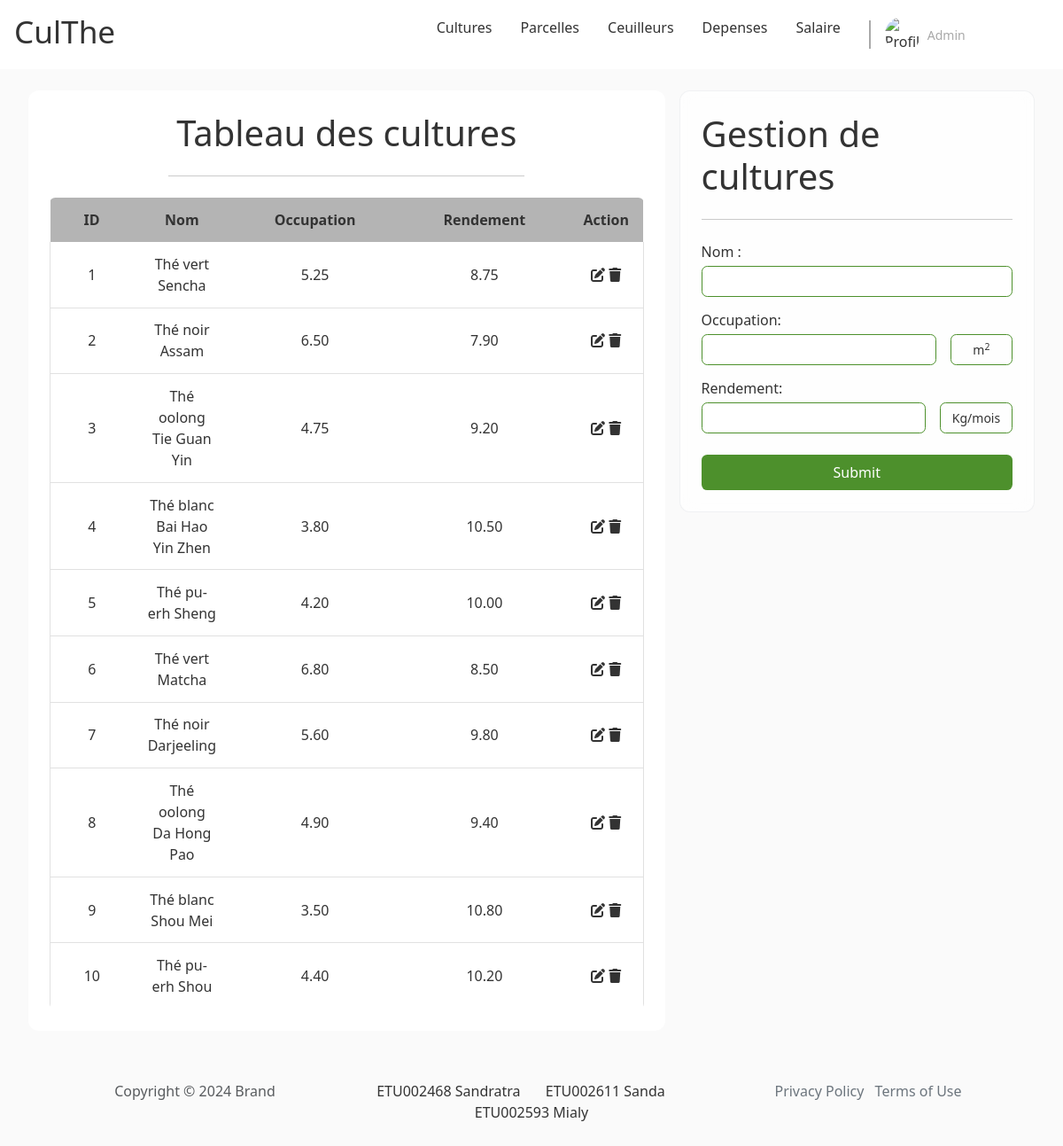
Page /pages/admin/main.php?page=the on the committed database.
### tables this page shows
CREATE TABLE culthe_variete_the(
    id INT PRIMARY KEY AUTO_INCREMENT,
    nom VARCHAR(50) NOT NULL,
    occupation DECIMAL(10,2) NOT NULL,
    rendement DECIMAL(10,2) NOT NULL,
    CHECK(occupation > 0 AND rendement > 0)
);

### inc/connexion.php (called while the page is built)
<?php
    function dbconnect(){
        static $connect = null;
        if ($connect===null) {
            $connect = mysqli_connect('localhost','root','','culthe');
        }
        return $connect;
    }
?>

### inc/admin/function_variete_the.php (called while the page is built, shortened)
<?php
    function get_all_variete_the(){
        $request = "SELECT * FROM culthe_variete_the";
        $temp = mysqli_query(dbconnect(),$request);
        $result = [];
        while($donne = mysqli_fetch_array($temp)){
            $result[] = $donne;
        }
        return $result;
    }
?>

### pages/admin/the.php (the view, shortened to what this page needs)
<?php
    $list_variete_the = get_all_variete_the();
?>
<div class="body double-col">
        <section class="left">
            <h1 class="section__title">Tableau des cultures</h1>
            <hr class="section__sep">
            <div class="section__content">
                <table id="table">
                    <tr>
                        <th class="id number">ID</th>
                        <th class="name">Nom</th>
                        <th class="occupation">Occupation</th>
                        <th class="rendement">Rendement</th>
                        <th>Action</th>
                    </tr>
                    <?php for($i=0; $i<count($list_variete_the); $i++){ ?>
                    <tr>
                        <td class="id number"><?php echo($list_variete_the[$i]['id']); ?></td>
                        <td class="surface"><?php echo($list_variete_the[$i]['nom']); ?></td>
                        <td class="name"><?php echo($list_variete_the[$i]['occupation']); ?></td>
                        <td class="rendement"><?php echo($list_variete_the[$i]['rendement']); ?></td>
                        <td>
                            <a href="#" class="edit-btn"><i class="fa fa-edit"></i></a>
                            <a href="#" class="delete-btn"><i class="fa fa-trash"></i></a>
                        </td>
                    </tr>
                <?php } ?>
                </table>
            </div>
        </section>
        <section class="right">
            <form action="../../handler/admin/the_handler.php" method="post" id="login-form" class="form">
                <h1 class="form__title">Gestion de cultures</h1>
                <hr class="form__sep">
                <div class="form__content">
                    <div class="form__input vertical">
                        <label for="nom" class="form__label">Nom : </label>
                        <div>
                            <input type="text" name="nom" id="nom" class="form__input-field" />
                        </div>
                    </div>
                    <div class="form__input vertical">
                        <label for="occupation" class="form__label">Occupation:</label>
                        <div>
                            <input type="number" name="occupation" id="occupation" class="form__input-field" />
                            <span class="form__input-field unit">m<sup>2</sup></span>
                        </div>
                    </div>
                    <div class="form__input vertical">
                        <label for="rendement" class="form__label">Rendement:</label>
                        <div>
                            <input type="number" name="rendement" id="rendement" class="form__input-field" />
                            <span class="form__input-field unit">Kg/mois</span>
                        </div>
                    </div>
                </div>
                <button type="submit" class="form__submit btn" id="form__submit-btn">Submit</button>
            </form>
        </section>
    </div>

### pages/admin/main.php (shortened to what this page needs)
<?php
    $include = "default.php";
    if(isset($_GET["page"])){
        $include = "../admin/" . $_GET["page"] . ".php";
    }
?>
<!DOCTYPE html>
<html lang="en">
<head>
    <link rel="stylesheet" href="../../assets/lib/bootstrap-5.3.2-dist/css/bootstrap.min.css">
    <link rel="stylesheet" href="../../assets/lib/fontawesome-free-6.4.2-web/css/fontawesome.css">
    <link rel="stylesheet" href="../../assets/lib/fontawesome-free-6.4.2-web/css/all.css">
    <link rel="stylesheet" href="../../assets/css/style.css">
    <link rel="stylesheet" href="../../assets/css/index.css">
    <link rel="stylesheet" href="../../assets/css/form.css">
    <link rel="stylesheet" href="../../assets/css/home.css">
    <link rel="stylesheet" href="../../assets/css/layout.css">
</head>
<body>
    <?php include("../admin/header.php"); ?>
    <?php if(isset($include)) {?>
    <?php include("../admin/" . $include); ?>
    <?php }else{ ?>
        <?php include("../admin/default.php"); ?>
    <?php } ?>
    <?php include("../shared/footer.php"); ?>
</body>
</html>

### pages/admin/header.php (shortened to what this page needs)
<header id="main-header">
        <h1 class="header__logo"><a href="">CulThe</a></h1>
        <div>
            <nav class="header__nav nav">
                <ul>
                    <li class="nav__item"><a href="main.php?page=the">Cultures</a></li>
                    <li class="nav__item"><a href="main.php?page=parcelle">Parcelles</a></li>
                    <li class="nav__item"><a href="main.php?page=cueilleur">Ceuilleurs</a></li>
                    <li class="nav__item"><a href="main.php?page=depense">Depenses</a></li>
                    <li class="nav__item"><a href="main.php?page=salaire">Salaire</a></li>
                </ul>
            </nav>
            <span class="vertical-sep"></span>
            <div class="header__profile profile">
                <div class="profile__img">
                    <img src="../assets/img/tea_breeze.jpg" alt="Profile image">
                </div>
                <div class="profile__details">
                    <span class="profile__status">Admin</span>
                </div>
            </div>
        </div>
    </header>

### pages/shared/footer.php
<footer class="text-center py-4">
    <div class="container">
        <div class="row row-cols-1 row-cols-lg-3">
            <div class="col">
                <p class="text-muted my-2">Copyright © 2024 Brand</p>
            </div>
            <div class="col">
                <ul class="list-inline my-2">
                    <li class="list-inline-item me-4">ETU002468 Sandratra</li>
                    <li class="list-inline-item me-4">ETU002611 Sanda</li>
                    <li class="list-inline-item">ETU002593 Mialy</li>
                </ul>
            </div>
            <div class="col">
                <ul class="list-inline my-2">
                    <li class="list-inline-item"><a class="link-secondary" href="#">Privacy Policy</a></li>
                    <li class="list-inline-item"><a class="link-secondary" href="#">Terms of Use</a></li>
                </ul>
            </div>
        </div>
    </div>
</footer>

### assets/css/index.css (style rules this page uses)
:root { --primary: white; --secondary: lightgray; --accent: #4d902c; --text--main: #333333; --text--muted: darkgray; --text--100: .875rem; --text--300: 1rem; --text--500: 2.2rem; --border--soft: .4rem; --bg: rgb(250,250, 250); font-size: 1em; box-sizing: border-box; }
*, *::before, *::after { box-sizing: inherit; margin: 0; padding: 0; color: var(--text--main); text-decoration: none; }
html { color: var(--text--main); font-family: system-ui, -apple-system, BlinkMacSystemFont, 'Segoe UI', Roboto, Oxygen, Ubuntu, Cantarell, 'Open Sans', 'Helvetica Neue', sans-serif; }
body { min-height: 100vh; }
body>*+* { margin-top: 1.5rem; }
.btn { padding: .5rem 1rem; border: none; border-radius: var(--border--soft); background-color: var(--accent); }

### assets/css/form.css (style rules this page uses)
.form { padding: 1.5rem; border-radius: var(--border--soft); backdrop-filter: blur(10px) saturate(180%); -webkit-backdrop-filter: blur(10px) saturate(180%); background-color: rgba(255, 255, 255, 0.7); border-radius: 12px; border: 1px solid rgba(209, 213, 219, 0.3); }
.form>*+* { margin-top: 1.5rem; }
.form__title { margin: 0; }
.form__content>*+* { margin-top: .875rem; }
.form__input.vertical { display: flex; flex-direction: column; gap: .2rem; width: 100%; }
.form__input > div { display: flex; align-items: center; gap: 1rem; width: 100%; }
.form__input > div > * { flex-grow: 1; }
.form__input > div > .unit { flex-grow: 0; flex-basis: 20%; text-align: center; }
.form__input-field { padding: .4rem .8rem; border: 1px solid var(--accent); border-radius: var(--border--soft); font-size: var(--text--100); }
.form__submit { display: block; width: 100%; color: white; }

### assets/css/home.css (style rules this page uses)
body { background-color: var(--bg); }
#main-header { display: flex; align-items: center; justify-content: space-between; padding-left: 1rem; padding-right: 1rem; background-color: white; }
#main-header > div { display: flex; align-items: center; gap: 1rem; }
.header__logo { font-size: var(--text--500); }
.nav ul { display: flex; align-items: center; }
.nav__item { list-style-type: none; }
.nav__item a { display: inline-block; padding: 1.2rem 1rem; }
.vertical-sep { height: 2rem; border-left: 2px solid var(--text--muted); }
.profile { display: flex; align-items: center; justify-content: flex-start; gap: 0.5rem; }
.profile__img { overflow: hidden; aspect-ratio: 1 / 1; width: 2.5rem; border-radius: 50%; object-fit: cover; }
.profile__details { display: flex; flex-direction: column; }
.profile__status { color: var(--text--muted); font-size: var(--text--100); }

### assets/css/layout.css (style rules this page uses)
.body { margin-left: 2rem; margin-right: 2rem; }
.double-col { display: flex; gap: 1rem; }
.double-col>*>*+* { margin-top: 1.5rem; }
.double-col .left { flex-basis: 65%; }
.double-col .right { flex-grow: 1; }
.left { padding: 1.5rem; border-radius: 12px; background-color: white; }
.left .section__title { text-align: center; }
.left .section__sep { width: 60%; margin-left: auto; margin-right: auto; }
.left table { overflow: hidden; border-spacing: 0; width: 100%; margin: auto auto; border-radius: var(--border--soft); border-bottom: 1px solid rgb(225, 225, 225); }
.left th, .left td { padding: .8rem 1rem; text-align: center; }
.left th { background-color: rgb(180, 180, 180); }
.left td:first-child { border-left: 1px solid rgb(225, 225, 225); }
.left td:last-child { border-right: 1px solid rgb(225, 225, 225); }
.left tr:last-child td, .left tr:not(:first-child) td { border-bottom: 1px solid rgb(225, 225, 225); }
.left .id { width: 15%; text-align: center; }
.left .occupation, .left .rendement { width: 30%; text-align: center; }
.left .name, .left .date { text-align: center; }

### rows in the picture
culthe_variete_the: id "1", nom "Thé vert Sencha", occupation "5.25", rendement "8.75"
culthe_variete_the: id "2", nom "Thé noir Assam", occupation "6.50", rendement "7.90"
culthe_variete_the: id "3", nom "Thé oolong Tie Guan Yin", occupation "4.75", rendement "9.20"
culthe_variete_the: id "4", nom "Thé blanc Bai Hao Yin Zhen", occupation "3.80", rendement "10.50"
culthe_variete_the: id "5", nom "Thé pu-erh Sheng", occupation "4.20", rendement "10.00"
culthe_variete_the: id "6", nom "Thé vert Matcha", occupation "6.80", rendement "8.50"
culthe_variete_the: id "7", nom "Thé noir Darjeeling", occupation "5.60", rendement "9.80"
culthe_variete_the: id "8", nom "Thé oolong Da Hong Pao", occupation "4.90", rendement "9.40"
culthe_variete_the: id "9", nom "Thé blanc Shou Mei", occupation "3.50", rendement "10.80"
culthe_variete_the: id "10", nom "Thé pu-erh Shou", occupation "4.40", rendement "10.20"
